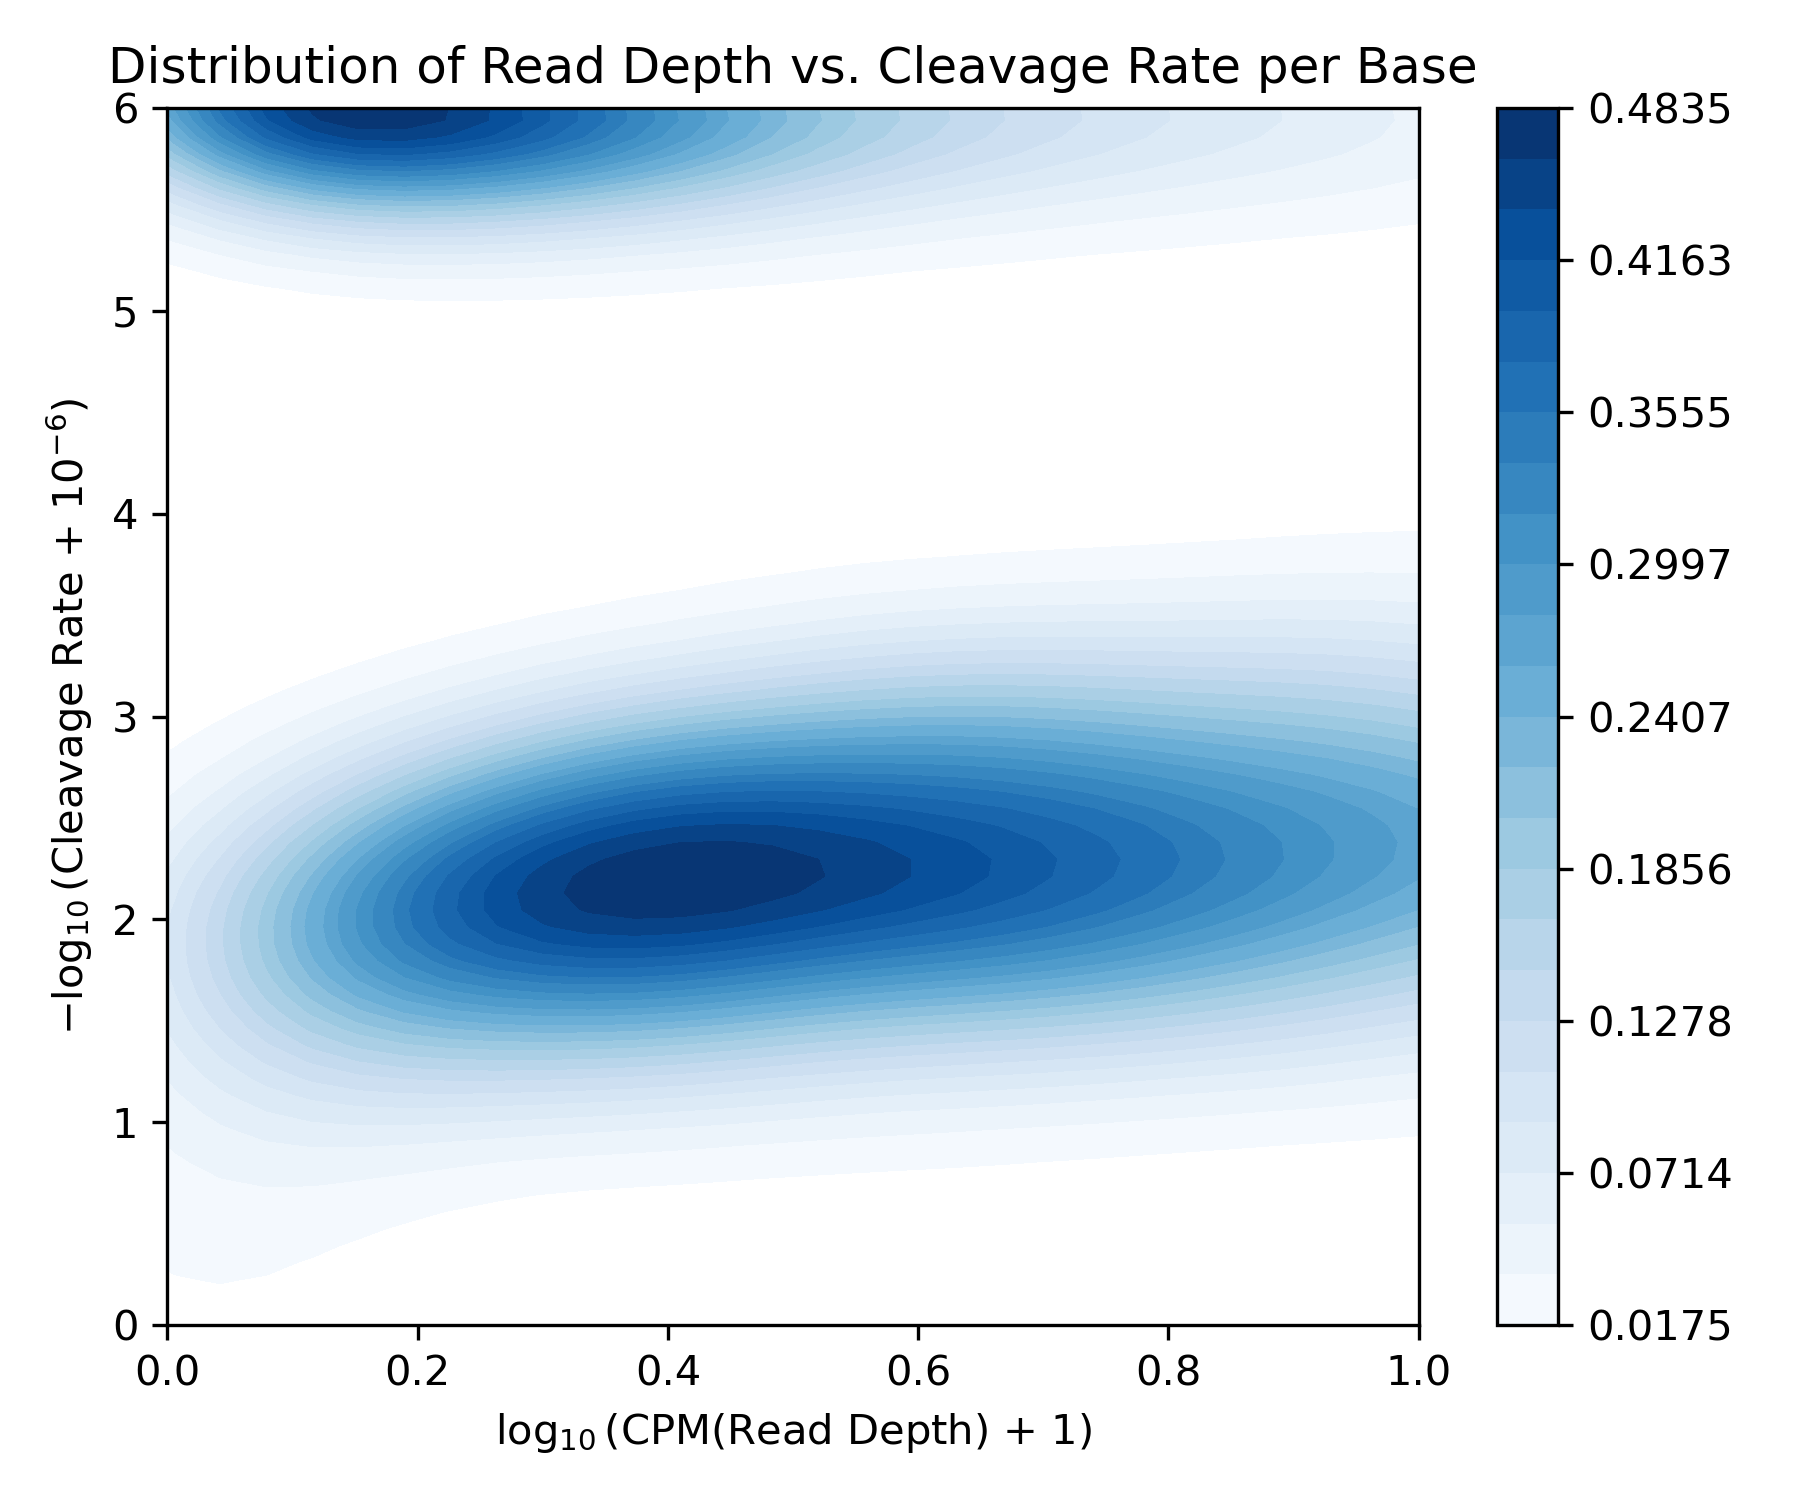

Here is the Python script that generated this plot:
import matplotlib.pyplot as plt
import seaborn as sns
import pandas as pd
import numpy as np
import sys
import orjson

dataset_csv = sys.argv[1]
bootstrap_size = int(sys.argv[2])
levels = int(sys.argv[3])
grid_size = int(sys.argv[4])
output_plot = sys.argv[5]

dataset = pd.read_csv(dataset_csv)
read_depth = list()
end_rate = list()
for _, row in dataset.iterrows():
    read_depth.extend(orjson.loads(row["RD"]))
    end_rate.extend(orjson.loads(row["ER"]))

indices = list(range(len(read_depth)))
indices = np.random.choice(indices, size=bootstrap_size, replace=True)
read_depth_sample = np.array(read_depth)[indices]
end_rate_sample = np.array(end_rate)[indices]

plt.figure(figsize=(6, 5), dpi=300)
sns.kdeplot(x=read_depth_sample, y=end_rate_sample, fill=True, levels=levels, cbar=True, cmap=sns.color_palette("Blues", as_cmap=True), gridsize=grid_size)
plt.xlim((0, 1))
plt.ylim((0, 6))
plt.xlabel(r"$\log_{10}$(CPM(Read Depth) + 1)")
plt.ylabel(r"$-\log_{10}$(Cleavage Rate + $10^{-6}$)")
plt.title("Distribution of Read Depth vs. Cleavage Rate per Base")
plt.tight_layout()
plt.savefig(output_plot)
